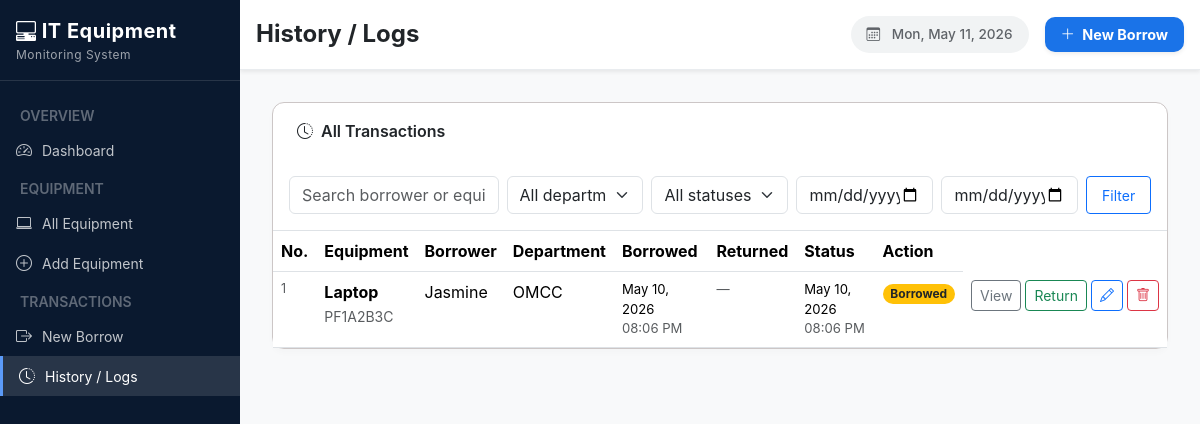
Before: /history/ with the older database file.
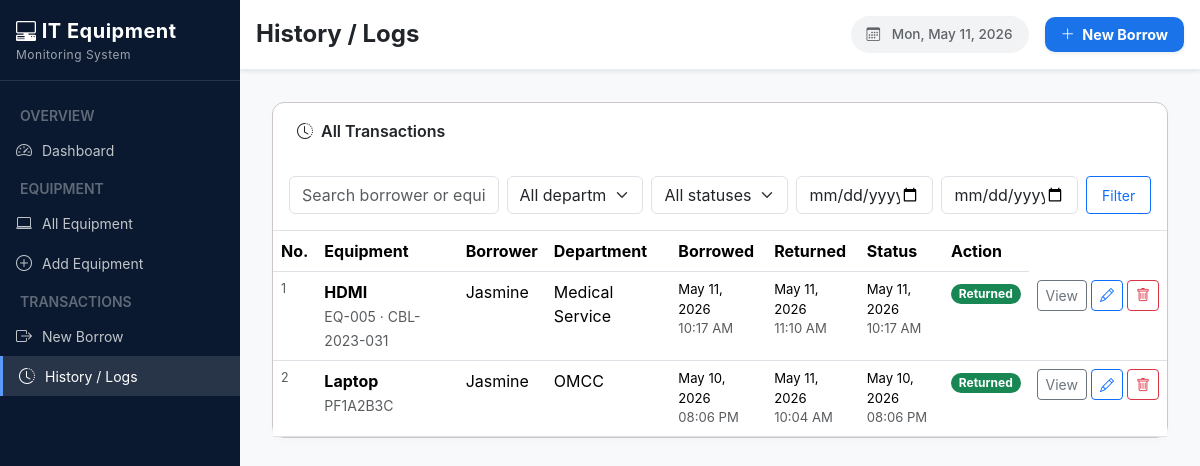
After: the same page with the newer database file.
### ems/models.py (models this page shows, shortened)
class BorrowTransaction(models.Model):
    STATUS_CHOICES = [
        ('ongoing',   'Ongoing'),
        ('returned',  'Returned'),
    ]
    equipment = models.ForeignKey(Equipment, on_delete=models.CASCADE, related_name='transactions')
    borrower_name = models.CharField(max_length=150)
    department = models.ForeignKey('Department', on_delete=models.SET_NULL, null=True, blank=True)
    purpose = models.TextField()
    released_by = models.CharField(max_length=150)
    date_borrowed = models.DateTimeField(default=timezone.now)
    expected_return = models.DateTimeField(null=True, blank=True)
    status = models.CharField(max_length=20, choices=STATUS_CHOICES, default='ongoing')
    date_returned = models.DateTimeField(null=True, blank=True)
    returned_by = models.CharField(max_length=150, blank=True)
    received_by = models.CharField(max_length=150, blank=True)
    return_notes = models.TextField(blank=True)
    created_at = models.DateTimeField(auto_now_add=True)
    class Meta:
        ordering = ['-date_borrowed']

class Equipment(models.Model):
    STATUS_CHOICES = [
        ('available', 'Available'),
        ('borrowed',  'Borrowed'),
        ('unavailable', 'Not Available'),
    ]
    name = models.CharField(max_length=100)
    serial_number = models.CharField(max_length=100, unique=True)
    category = models.CharField(max_length=100, blank=True)
    status = models.CharField(max_length=20, choices=STATUS_CHOICES, default='available')
    description = models.TextField(blank=True)
    added_at = models.DateTimeField(auto_now_add=True)

class Department(models.Model):
    name = models.CharField(max_length=100, unique=True)
    def __str__(self):
        return self.name

### ems/views.py (the view)
# urls.py: path('history/',views.history_logs, name='history_logs'),
def history_logs(request):
    form = TransactionFilterForm(request.GET or None)
    qs   = BorrowTransaction.objects.select_related('equipment', 'department')
    if form.is_valid():
        d = form.cleaned_data
        if d.get('search'):
            s = d['search']
            qs = qs.filter(Q(borrower_name__icontains=s) | Q(equipment__name__icontains=s))
        if d.get('department'):
            qs = qs.filter(department=d['department'])
        if d.get('status'):
            qs = qs.filter(status=d['status'])
        if d.get('date_from'):
            qs = qs.filter(date_borrowed__date__gte=d['date_from'])
        if d.get('date_to'):
            qs = qs.filter(date_borrowed__date__lte=d['date_to'])
        sort = d.get('sort') or '-date_borrowed'
        qs = qs.order_by(sort)
    else:
        qs = qs.order_by('-date_borrowed')
    return render(request, 'ems/history_logs.html', {'form': form, 'transactions': qs})

### ems/forms.py
class TransactionFilterForm(forms.Form):
    SORT_CHOICES = [
        ('-date_borrowed', 'Newest first'),
        ('date_borrowed',  'Oldest first'),
        ('-date_returned', 'Recently returned'),
    ]
    search     = forms.CharField(required=False, widget=forms.TextInput(attrs={'class': 'form-control', 'placeholder': 'Search borrower or equipment...'}))
    department = forms.ModelChoiceField(queryset=Department.objects.all(), required=False,
                     empty_label='All departments', widget=forms.Select(attrs={'class': 'form-select'}))
    status     = forms.ChoiceField(choices=[('', 'All statuses'), ('ongoing', 'Ongoing'), ('returned', 'Returned')],
                     required=False, widget=forms.Select(attrs={'class': 'form-select'}))
    date_from  = forms.DateField(required=False, widget=forms.DateInput(attrs={'type': 'date', 'class': 'form-control'}))
    date_to    = forms.DateField(required=False, widget=forms.DateInput(attrs={'type': 'date', 'class': 'form-control'}))
    sort       = forms.ChoiceField(choices=SORT_CHOICES, required=False,
                     widget=forms.Select(attrs={'class': 'form-select'}))

### ems/templates/ems/history_logs.html (shortened to what this page needs)
{% extends 'ems/base.html' %}
{% block page_title %}History / Logs{% endblock %}
{% block content %}
<div class="table-card">
    <div class="tc-head">
        <span><i class="bi bi-clock-history me-2"></i>All Transactions</span>
    </div>
    <div class="p-3 border-bottom">
        <form method="get">
            <div class="row g-2">
                <div class="col-md-3">{{ form.search }}</div>
                <div class="col-md-2">{{ form.department }}</div>
                <div class="col-md-2">{{ form.status }}</div>
                <div class="col-md-2">{{ form.date_from }}</div>
                <div class="col-md-2">{{ form.date_to }}</div>
                <div class="col-md-1 d-flex gap-1">
                    <button class="btn btn-sm btn-outline-primary w-100">Filter</button>
                </div>
            </div>
        </form>
    </div>
    <table class="table table-hover mb-0">
        <thead>
            <tr>
                <th>No.</th>
                <th>Equipment</th>
                <th>Borrower</th>
                <th>Department</th>
                <th>Borrowed</th>
                <th>Returned</th>
                <th>Status</th>
                <th>Action</th>
            </tr>
        </thead>
        <tbody>
            {% for t in transactions %}
            <tr>
                <td class="text-muted" style="font-size:.78rem;">{{ forloop.counter }}</td>
                <td>
                    <strong>{{ t.equipment.name }}</strong><br>
                    <small class="text-muted">{{ t.equipment.serial_number }}</small>
                </td>
                <td>{{ t.borrower_name }}</td>
                <td>{{ t.department.name }}</td>
                <td style="font-size:.82rem;">
                    {{ t.date_borrowed|date:"M d, Y" }}<br>
                    <span class="text-muted">{{ t.date_borrowed|date:"h:i A" }}</span>
                </td>
                <td style="font-size:.82rem;">
                    {% if t.date_returned %}
                        {{ t.date_returned|date:"M d, Y" }}<br>
                        <span class="text-muted">{{ t.date_returned|date:"h:i A" }}</span>
                    {% else %}
                        <span class="text-muted">—</span>
                    {% endif %}
                </td>
                <td style="font-size:.82rem;">
                    {{ t.date_borrowed|date:"M d, Y" }}<br>
                    <span class="text-muted">{{ t.date_borrowed|date:"h:i A" }}</span>
                </td>
                <td>
                    {% if t.status == 'ongoing' %}
                        <span class="badge bg-warning text-dark rounded-pill">Borrowed</span>
                    {% elif t.status == 'returned' %}
                        <span class="badge bg-success rounded-pill">Returned</span>
                    {% else %}
                        <span class="badge bg-secondary rounded-pill">{{ t.get_status_display }}</span>
                    {% endif %}
                </td>
                <td>
                <div class="d-flex gap-1">
                    <a href="{% url 'transaction_detail' t.pk %}" class="btn btn-sm btn-outline-secondary">View</a>
                    {% if t.status == 'ongoing' %}
                    <a href="{% url 'borrow_return' t.pk %}" class="btn btn-sm btn-outline-success">Return</a>
                    {% endif %}
                    <a href="{% url 'transaction_edit' t.pk %}" class="btn btn-sm btn-outline-primary">
                        <i class="bi bi-pencil"></i>
                    </a>
                    <form action="{% url 'transaction_delete' t.pk %}" method="POST" onsubmit="return confirm('Delete permanently?');" style="display:inline;">
                        <button type="submit" class="btn btn-sm btn-outline-danger">
                            <i class="bi bi-trash"></i>
                        </button>
                    </form>
                </div>
            </td>
            </tr>
            {% empty %}
            <tr><td colspan="8" class="text-center text-muted py-5">No transactions found.</td></tr>
            {% endfor %}
        </tbody>
    </table>
</div>
{% endblock %}

### ems/templates/ems/base.html (shortened to what this page needs)
{% load static %}
<!DOCTYPE html>
<html lang="en">
<head>
    <link href="https://cdn.jsdelivr.net/npm/bootstrap@5.3.3/dist/css/bootstrap.min.css" rel="stylesheet">
    <link href="https://cdn.jsdelivr.net/npm/bootstrap-icons@1.11.3/font/bootstrap-icons.css" rel="stylesheet">
</head>
<body>
    <nav class="sidebar">
        <div class="sidebar-brand">
            <i class="bi bi-pc-display-horizontal"></i> IT Equipment
            <small>Monitoring System</small>
        </div>
        <div class="sidebar-nav">
            <div class="sidebar-section">Overview</div>
                <a href="{% url 'dashboard' %}" class="nav-link {% if request.resolver_match.url_name == 'dashboard' %}active{% endif %}">
                    <i class="bi bi-speedometer2"></i> Dashboard
                </a>
            <div class="sidebar-section">Equipment</div>
                <a href="{% url 'all_equipment' %}" class="nav-link {% if request.resolver_match.url_name == 'all_equipment' %}active{% endif %}">
                    <i class="bi bi-laptop"></i> All Equipment
                </a>
                <a href="{% url 'equipment_add' %}" class="nav-link {% if request.resolver_match.url_name == 'equipment_add' %}active{% endif %}">
                    <i class="bi bi-plus-circle"></i> Add Equipment
                </a>
            <div class="sidebar-section">Transactions</div>
                <a href="{% url 'borrow_create' %}" class="nav-link {% if request.resolver_match.url_name == 'borrow_create' %}active{% endif %}">
                    <i class="bi bi-box-arrow-right"></i> New Borrow
                </a>
                <a href="{% url 'history_logs' %}" class="nav-link {% if request.resolver_match.url_name == 'history_logs' %}active{% endif %}">
                    <i class="bi bi-clock-history"></i> History / Logs
                </a>
        </div>
    </nav>
    <div class="main-wrap">
        <div class="topbar shadow-sm d-flex justify-content-between align-items-center px-3 py-2">
            <h4 class="mb-0 fw-bold text-dark">{% block page_title %}{% endblock %}</h4>
            <div class="d-flex align-items-center">
                <div class="date-pill me-3">
                    <i class="bi bi-calendar3 me-2"></i>
                    {% now "D, M j, Y" %}
                </div>
                <a href="{% url 'borrow_create' %}" class="btn btn-primary fw-bold shadow-sm"
                style="background: #1a73e8; border: none; border-radius: 10px; padding: 0.4rem 1rem; font-size: 0.9rem;">
                   <i class="bi bi-plus-lg me-1"></i> New Borrow
                </a>
            </div>
        </div>
        <div class="page-body">
            {% block content %}{% endblock %}
        </div>
    </div>
</body>
</html>

### ems/templates/ems/base.html (style rules this page uses)
body { font-family: Inter, system-ui, -apple-system, sans-serif; background-color: #f8f9fa; margin: 0; overflow-x: hidden; }
.sidebar { position: fixed; width: 240px; height: 100%; background: #0a192f; z-index: 1100; }
.sidebar-brand { font-family: 'Inter', sans-serif !important; padding: 16px; border-bottom: 1px solid rgba(255, 255, 255, .12); color: #ffffff; font-size: 20px; font-weight: 700; letter-spacing: .5px; }
.sidebar-brand small { display: block; font-size: 12px; font-weight: 400; opacity: .6; }
.sidebar-nav { display: flex; flex-direction: column; padding: 16px 0; width: 100%; }
.sidebar-nav .nav-link { color: rgba(255, 255, 255, .75); padding: 8px 16px; font-size: 14px; display: flex; align-items: center; gap: 8px; transition: all .15s; text-decoration: none; }
.sidebar-nav .nav-link:hover, .sidebar-nav .nav-link.active { color: #ffffff; background: rgba(255, 255, 255, .12); border-left: 3px solid #5b9af8; }
.sidebar-nav .nav-link i { font-size: 16px; width: 18px; }
.sidebar-section { padding: 8px 20px 4px; font-size: 14px; font-weight: 600; text-transform: uppercase; color: rgba(255, 255, 255, .35); }
.main-wrap { margin-left: 240px; min-height: 100vh; display: flex; flex-direction: column; }
.topbar { position: sticky; top: 0; z-index: 1000; height: 70px; background: #ffffff; padding: 0 2rem; display: flex; align-items: center; justify-content: space-between; border-bottom: 1px solid #e9ecef; }
.date-pill { background: #f1f3f4; color: #5f6368; border-radius: 50px; padding: 8px 16px; font-size: 0.85rem; font-weight: 500; }
.btn-primary { background: #1a73e8; border: none; border-radius: 8px; padding: 0.6rem 1.5rem; transition: all .15s; }
.page-body { padding: 2rem; flex-grow: 1; }
.table-card { background: #ffffff; border-radius: 12px; border: 1px solid #ccc6c6; box-shadow: 0 4px 6px rgba(0,0,0,0.02); }
.tc-head { padding: 1rem 1.5rem; border-bottom: 1px solid #ffffff; font-size: 1rem; font-weight: 600; display: flex; align-items: center; gap: 8px; }
.table { margin-bottom: 0; }

Changed rows visible on the page:
added BorrowTransaction: equipment.name "HDMI", equipment.serial_number "EQ-005 · CBL-2023-031", borrower_name "Jasmine", department.name "Medical Service", date_borrowed "May 11, 2026", date_borrowed "10:17 AM", date_returned "May 11, 2026", date_returned "11:10 AM", status "Returned"
changed BorrowTransaction "May 10, 2026": date_returned (not shown) → "May 11, 2026"; date_returned (not shown) → "10:04 AM"; status "Borrowed Return" → "Returned"; no longer shows "—"
